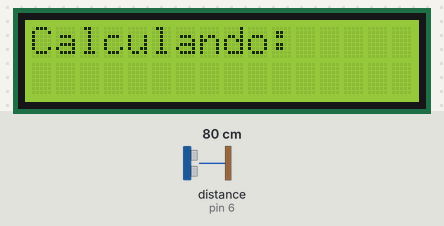
The sketch below on a simulated Arduino Uno, built with avr-gcc and run on an emulated ATmega328P. Shown: 16×2 character LCD. Wiring (inferred from the names in the program): ultrasonic range finder: trigger pin 7; echo pin 6. The test bench sets the inputs (shaded band); at power-on: distance to the obstacle (sensor on pin 6) 80 cm. The echo pulse lasts 58.3 µs per cm; what the sketch prints to the serial monitor is not drawn.

Above: at 0.1 s.
At 37.6 s:
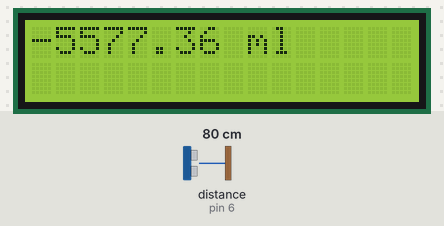
At 49.4 s:
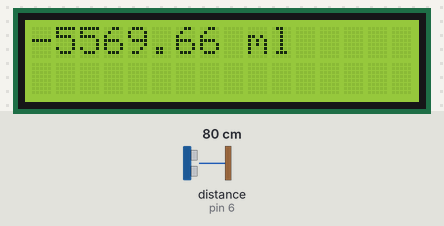
At 76.9 s:
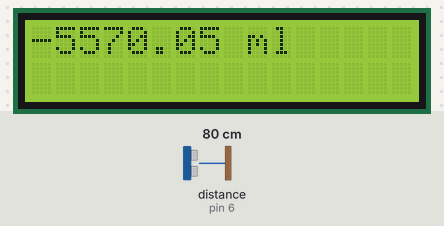
At 113.7 s:
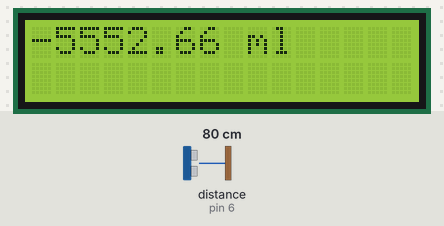
At 115.7 s:
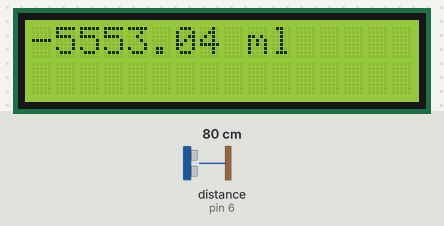

Measured:
- what the display in image 0 shows lasts 37.5 s, from 0.1 s to 37.6 s
- what the display in image 1 shows lasts 1.5 s, from 37.6 s to 39.1 s
- what the display in image 2 shows lasts 27.6 s, from 49.3 s to 76.9 s
- what the display in image 3 shows lasts 7.6 s, from 76.9 s to 84.5 s
- what the display in image 4 shows lasts 2.1 s, from 113.6 s to 115.7 s

The sketch:

nivelagua.ino
```cpp
// Incluímos la libreria externa para poder utilizarla
#include <LiquidCrystal.h> // Entre los símbolos <> buscará en la carpeta de librerías configurada

// Lo primero is inicializar la librería indicando los pins de la interfaz
LiquidCrystal lcd(12, 11, 5, 4, 3, 2);

// Definimos las constantes
#define COLS 16 // Columnas del LCD
#define ROWS 2 // Filas del LCD

// Configuramos los pines del sensor Trigger y Echo
const int PinTrig = 7;
const int PinEcho = 6;

// Constante velocidad sonido en cm/s
const float VelSon = 34000.0;

// Número de muestras
const int numLecturas = 75;

// Distancia a los 100 ml y vacío
const float distancia100 = 1.18;
const float distanciaVacio = 13.50;

float lecturas[numLecturas]; // Array para almacenar lecturas
int lecturaActual = 0; // Lectura por la que vamos
float total = 0; // Total de las que llevamos
float media = 0; // Media de las medidas
bool primeraMedia = false; // Para saber que ya hemos calculado por lo menos una

void setup()
{
  // Iniciamos el monitor serie para mostrar el resultado
  Serial.begin(9600);
  // Ponemos el pin Trig en modo salida
  pinMode(PinTrig, OUTPUT);
  // Ponemos el pin Echo en modo entrada
  pinMode(PinEcho, INPUT);

  // Inicializamos el array
  for (int i = 0; i < numLecturas; i++)
  {
    lecturas[i] = 0;
  }

  // Configuramos las filas y las columnas del LCD en este caso 16 columnas y 2 filas
  lcd.begin(COLS, ROWS);
}
void loop()
{
  // Eliminamos la última medida
  total = total - lecturas[lecturaActual];

  iniciarTrigger();

  // La función pulseIn obtiene el tiempo que tarda en cambiar entre estados, en este caso a HIGH
  unsigned long tiempo = pulseIn(PinEcho, HIGH);

  // Obtenemos la distancia en cm, hay que convertir el tiempo en segudos ya que está en microsegundos
  // por eso se multiplica por 0.000001
  float distancia = tiempo * 0.000001 * VelSon / 2.0;

  // Almacenamos la distancia en el array
  lecturas[lecturaActual] = distancia;

  // Añadimos la lectura al total
  total = total + lecturas[lecturaActual];

  // Avanzamos a la siguiente posición del array
  lecturaActual = lecturaActual + 1;

  // Comprobamos si hemos llegado al final del array
  if (lecturaActual >= numLecturas)
  {
    primeraMedia = true;
    lecturaActual = 0;
  }

  // Calculamos la media
  media = total / numLecturas;

  // Solo mostramos si hemos calculado por lo menos una media
  if (primeraMedia)
  {
    float distanciaLleno = distanciaVacio - media;
    float cantidadLiquido = distanciaLleno * 100 / distancia100;
    int porcentaje = (int) (distanciaLleno * 100 / distanciaVacio);

    // Mostramos en la pantalla LCD
    lcd.clear();
    // Cantidada de líquido
    lcd.setCursor(0, 0);
    lcd.print(String(cantidadLiquido) + " ml");

    Serial.print(media);
    Serial.println(" cm");

    Serial.print(cantidadLiquido);
    Serial.println(" ml");
  }
  else
  {
    lcd.setCursor(0, 0);
    lcd.print("Calculando: ");
  }

  delay(500);
}

// Método que inicia la secuencia del Trigger para comenzar a medir
void iniciarTrigger()
{
  // Ponemos el Triiger en estado bajo y esperamos 2 ms
  digitalWrite(PinTrig, LOW);
  delayMicroseconds(2);

  // Ponemos el pin Trigger a estado alto y esperamos 10 ms
  digitalWrite(PinTrig, HIGH);
  delayMicroseconds(10);

  // Comenzamos poniendo el pin Trigger en estado bajo
  digitalWrite(PinTrig, LOW);
}
```
